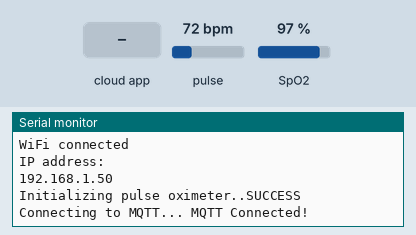
A sketch run on a simulated ESP32. Shown: the last lines printed to the serial monitor. Inputs (shaded band) come from the test bench; at power-on: pulse 72 bpm, SpO2 97 %. WiFi joins after 1.5 s; servers stay silent unless stated; no MQTT or app messages arrive unless stated.

Above: at 2.7 s.
2.8 s: the phone or cloud app sets switch to ON
At 4.2 s:
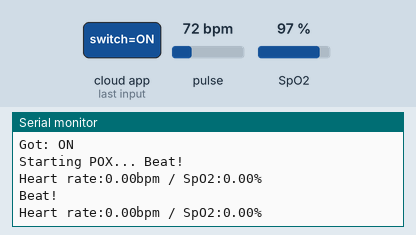
4.3 s: pulse set to 42 bpm
At 5.6 s:
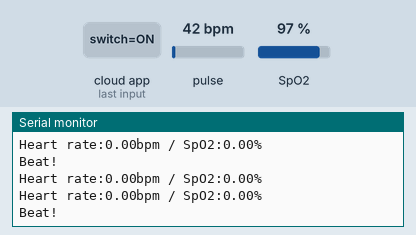
5.8 s: the phone or cloud app sets switch to ON
At 6.4 s:
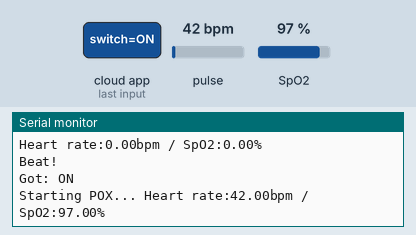
8.8 s: SpO2 set to 80 %
At 9.8 s:
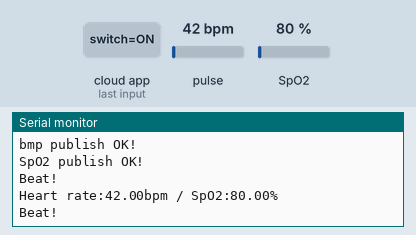
10.3 s: pulse set to 70 bpm
At 11.8 s:
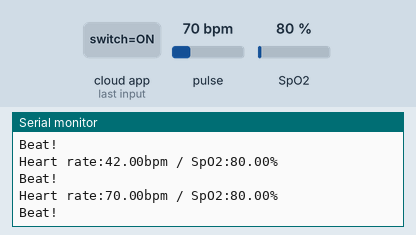
Timing chart, 0 to 12.8 s (numbered marks = the images above; inputs shaded):
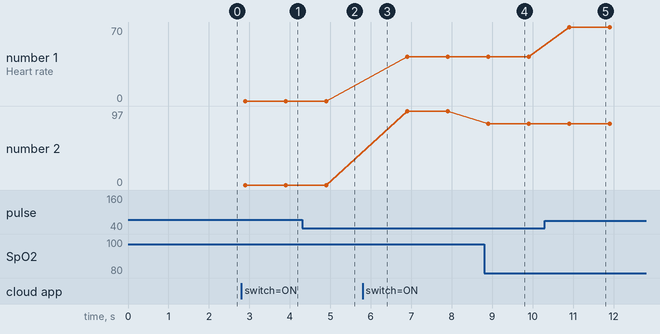

The sketch:

Max.ino
```cpp
#include <stdint.h>
#include <Wire.h>
#include <WiFi.h>
#include "Adafruit_MQTT.h"
#include "Adafruit_MQTT_Client.h"
#include "MAX30100_PulseOximeter.h"  //used arduino builtin MAX30100 lib (https://github.com/oxullo/Arduino-MAX30100)
#define WLAN_SSID          "Krishna"
#define WLAN_PASS        "10032003"
#define AIO_UPDATE_RATE_SEC 5
#define AIO_SERVER        "io.adafruit.com"
#define AIO_SERVERPORT  1883
#define AIO_USERNAME "Kg1003"
#define AIO_KEY                "aio_HPcW01pMJwgInrzvhVYflsosFfP1"
#define I2C_SDA   21
#define I2C_SCL   22
TaskHandle_t poxReadTaskHld = NULL;
TaskHandle_t mqttPubTaskHld = NULL;
// PulseOximeter is the higher-level interface to the sensor
PulseOximeter pox;
uint32_t tsLastReport = 0;
float bpm_dt=0;
float spo2_dt = 0;
WiFiClient client;
Adafruit_MQTT_Client mqtt(&client, AIO_SERVER, AIO_SERVERPORT, AIO_USERNAME, AIO_KEY);
Adafruit_MQTT_Subscribe sw_sub = Adafruit_MQTT_Subscribe(&mqtt, AIO_USERNAME "/feeds/switch");
// Notice MQTT paths for AIO follow the form: <username>/feeds/<feedname>
Adafruit_MQTT_Publish bpm_pub = Adafruit_MQTT_Publish(&mqtt, AIO_USERNAME "/feeds/bpm");
Adafruit_MQTT_Publish spo2_pub = Adafruit_MQTT_Publish(&mqtt, AIO_USERNAME "/feeds/SpO2");
// Callback (registered below) fired when a pulse is detected
void onBeatDetected()
{
                Serial.println("Beat!");
}
/******************************************* Function for pause MAX30100 Read **************************************************/
void stopReadPOX(){
  pox.shutdown();
}
/******************************************* Function for Start MAX30100 Read **************************************************/
void startReadPOX(){
  pox.resume();
}
/******************************************* MAX30100 Read task **************************************************/
void poxReadTask( void * param )
{
  while(1){
                // Make sure to call update as fast as possible
                pox.update();
                vTaskDelay( 1 / portTICK_PERIOD_MS );
  }
  poxReadTaskHld = NULL;
  vTaskDelete(NULL); // kill itself
}
/******************************************* MQTT publish task **************************************************/
void mqttPubTask( void * param )
{
  uint8_t sec_count=0;
  while(1){
                Serial.print("Heart rate:");
                float bpm_dt = pox.getHeartRate();
                Serial.print(bpm_dt);
                Serial.print("bpm / SpO2:");
                float spo2_dt = pox.getSpO2();
                Serial.print(spo2_dt);
                Serial.println("%");
                if(sec_count >= AIO_UPDATE_RATE_SEC){
                if (! bpm_pub.publish(bpm_dt)) {
                Serial.println(F("Failed to publish bmp.."));
                } else {
                Serial.println(F("bmp publish OK!"));
                }
                if (! spo2_pub.publish(spo2_dt)) {
                Serial.println(F("Failed to publish SpO2.."));
                } else {
                Serial.println(F("SpO2 publish OK!"));
                }
                sec_count=0;
                }
                vTaskDelay( 1000 / portTICK_PERIOD_MS );
                sec_count++;
  }
  mqttPubTaskHld = NULL;
  vTaskDelete(NULL); // kill itself
}
/******************************************** MQTT Connect Function *******************************************************/
// Function to connect and reconnect as necessary to the MQTT server.
void MQTT_connect() {
  int8_t ret;
  if (mqtt.connected()) {
                return;
  }
  Serial.print("Connecting to MQTT... ");
  uint8_t retries = 3;
  while ((ret = mqtt.connect()) != 0) {
                Serial.println(mqtt.connectErrorString(ret));
                Serial.println("Retrying MQTT connection in 5 seconds...");
                mqtt.disconnect();
                delay(5000);
                retries--;
                if (retries == 0) {
                while (1);
                }
  }
  Serial.println("MQTT Connected!");
}
/**************************************************************************************************/
void setup()
{
                Serial.begin(115200);
                Wire.begin(I2C_SDA, I2C_SCL);
                WiFi.begin(WLAN_SSID, WLAN_PASS);
                while (WiFi.status() != WL_CONNECTED) {
                delay(500);
                Serial.print(".");
                }
                Serial.println();
                Serial.println("WiFi connected");
                Serial.println("IP address: "); Serial.println(WiFi.localIP());
                mqtt.subscribe(&sw_sub);
                Serial.print("Initializing pulse oximeter..");
                // Initialize the PulseOximeter instance
                // Failures are generally due to an improper I2C wiring, missing power supply
                // or wrong target chip
                if (!pox.begin()) {
                Serial.println("FAILED");
                for(;;);
                } else {
                Serial.println("SUCCESS");
                }
                // The default current for the IR LED is 50mA and it could be changed
                //   by uncommenting the following line. Check MAX30100_Registers.h for all the
                //   available options.
                pox.setIRLedCurrent(MAX30100_LED_CURR_7_6MA);
                // Register a callback for the beat detection
                pox.setOnBeatDetectedCallback(onBeatDetected);
                stopReadPOX();
}
void loop() {
  MQTT_connect();
  Adafruit_MQTT_Subscribe *subscription;
  while ((subscription = mqtt.readSubscription(5000)))
  {
                if (subscription == &sw_sub)
                {
                Serial.print(F("Got: "));
                Serial.println((char *)sw_sub.lastread);
                if (!strcmp((char*) sw_sub.lastread, "ON"))
                {
                Serial.print(("Starting POX... "));
                startReadPOX();
                BaseType_t xReturned;
                if(poxReadTaskHld == NULL){
                xReturned = xTaskCreate(
                                poxReadTask,      /* Function that implements the task. */
                                "pox_read",           /* Text name for the task. */
                                1024*3,                  /* Stack size in words, not bytes. */
                                NULL,    /* Parameter passed into the task. */
                                2,/* Priority at which the task is created. */
                                &poxReadTaskHld );          /* Used to pass out the created task's handle. */
                }
                delay(100);
                if(mqttPubTaskHld == NULL){
                xReturned = xTaskCreate(
                                mqttPubTask,       /* Function that implements the task. */
                                "mqttPub",             /* Text name for the task. */
                                1024*3,                  /* Stack size in words, not bytes. */
                                NULL,    /* Parameter passed into the task. */
                                2,/* Priority at which the task is created. */
                                &mqttPubTaskHld );            /* Used to pass out the created task's handle. */
                }
                }
                else
                {
                Serial.print(("Stoping POX... "));
                // Detele POX read task
                if(poxReadTaskHld != NULL){
                vTaskDelete(poxReadTaskHld);
                poxReadTaskHld = NULL;
                }
                // Delete the MQTT Pub Task
                if(mqttPubTaskHld != NULL){
                vTaskDelete(mqttPubTaskHld);
                mqttPubTaskHld = NULL;
                }
                stopReadPOX();
                }
                }
  }
}
```

Measured:
- after the input at 2.8 s, the serial monitor: prints a new line at once (image 1)
- after the input at 5.8 s, the serial monitor: prints a new line at once (image 3)
- after the input at 8.8 s, the serial monitor: prints a new line after 0.11 s (image 4)
- after the input at 10.3 s, the serial monitor: prints a new line after 0.61 s (image 5)
- plotted number 1: 42 → 70 after the input at 10.3 s
- plotted number 2: 97 → 80 after the input at 8.8 s
